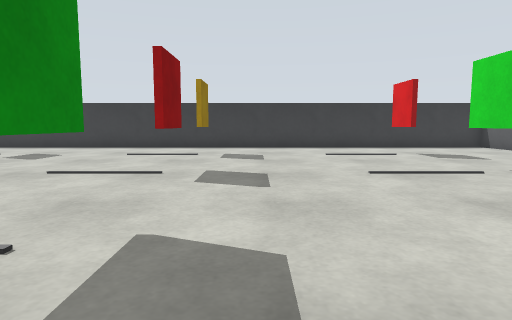
View 1 (above)

13 first-person views from a walk through a world built for the Gazebo simulator. The camera is 0.51 m above the floor, tilts 6° down and sees 75° across. The floor is counted in squares, 0.5 m on a side. Each view is taken from the middle of a square. On the plan, view 1 faces up. The plan holds only what a view shows up to about 13 squares ahead; the rest is blank. The place goes on beyond the plan.

View 2
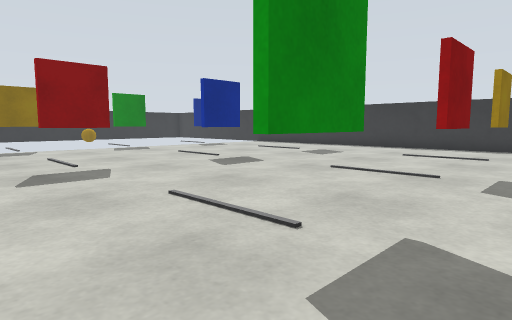

View 3
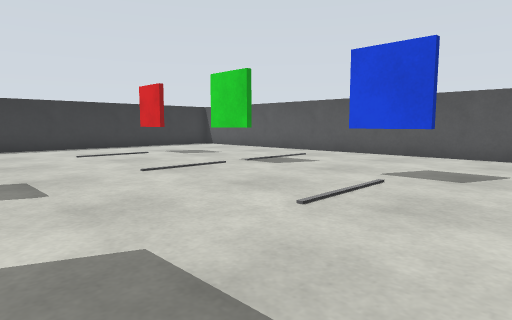

View 4
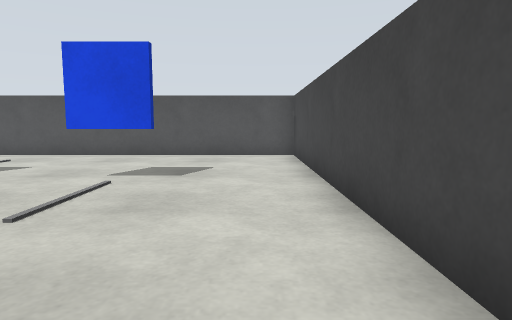

View 5
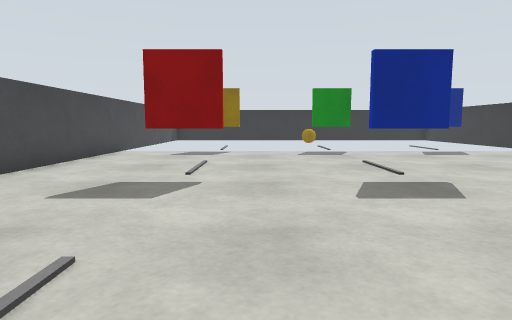

View 6
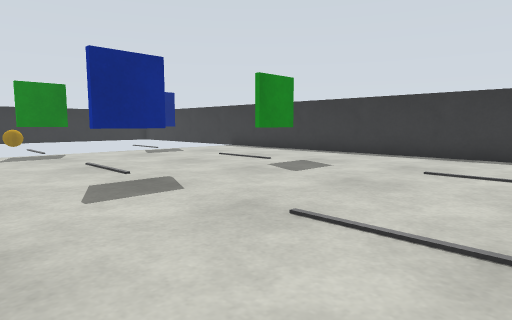

View 7
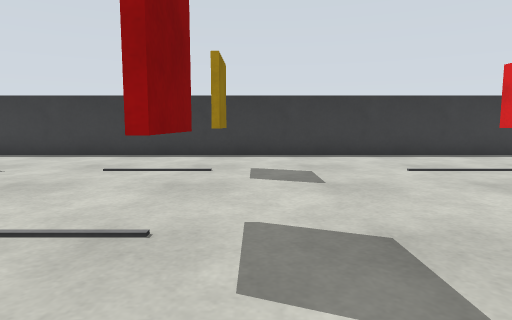

View 8
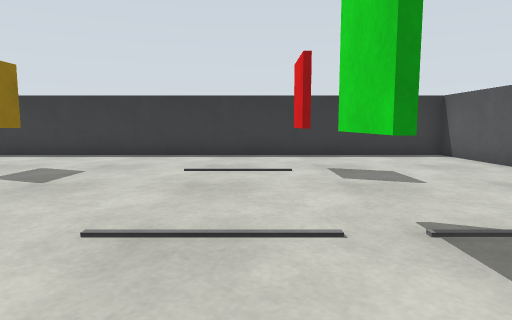

View 9
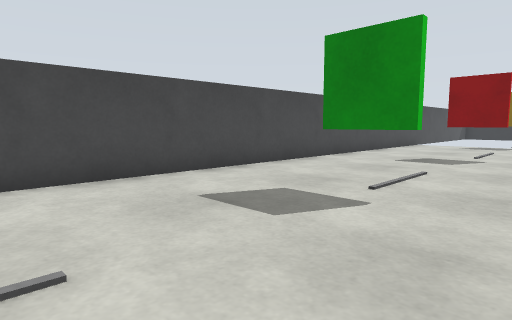

View 10
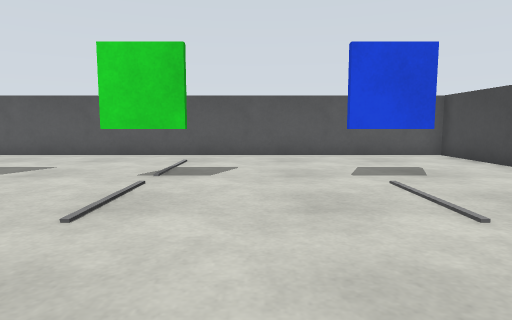

View 11
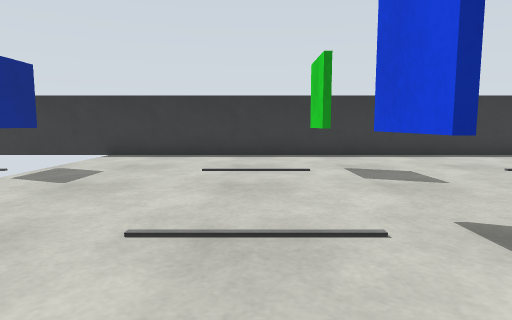

View 12
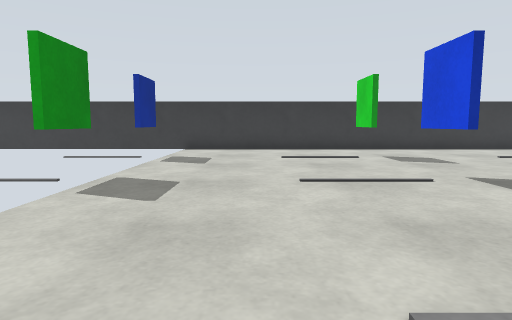

View 13
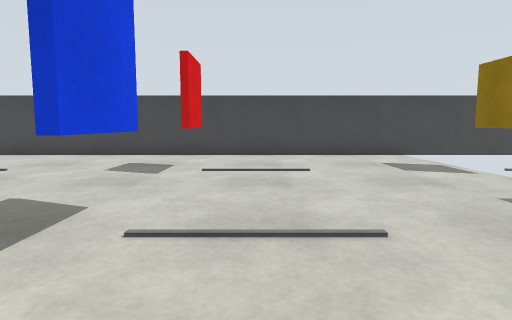

### Floor plan
Key: @ floor where view 1 was taken; # wall or solid block; . floor; M marker.
Columns run from 15 left of view 1 to 10 right of it. Each row starts with its distance up from view 1.
 15 ##########################
 14  ........................#
 13  ........................#
 12 M.....M......M......M....#
 11 M.....M......M......M....#
 10  ........................#
  9  ........................#
  8 M.....M......M......M....#
  7 M.....M......M......M....#
  6 M.....M......M......M....#
  5  ........................#
  4  ........................#
  3 M.....M......M......M....#
  2 M.....M......M......M....#
  1  ........................#
  0  ..............@.........#
 -1 ##########################

Positions as (right, up) in squares from view 1, and headings:
1: (0, 0), facing up
2: (0, 0), facing up-left
3: (-1, 0), facing up-right
4: (-1, 0), facing right
5: (-2, 4), facing left
6: (-2, 4), facing up-left
7: (-1, 4), facing up
8: (4, 4), facing up
9: (3, 5), facing down-left
10: (-1, 5), facing right
11: (-10, 4), facing up
12: (-12, 1), facing up
13: (-10, 10), facing down
